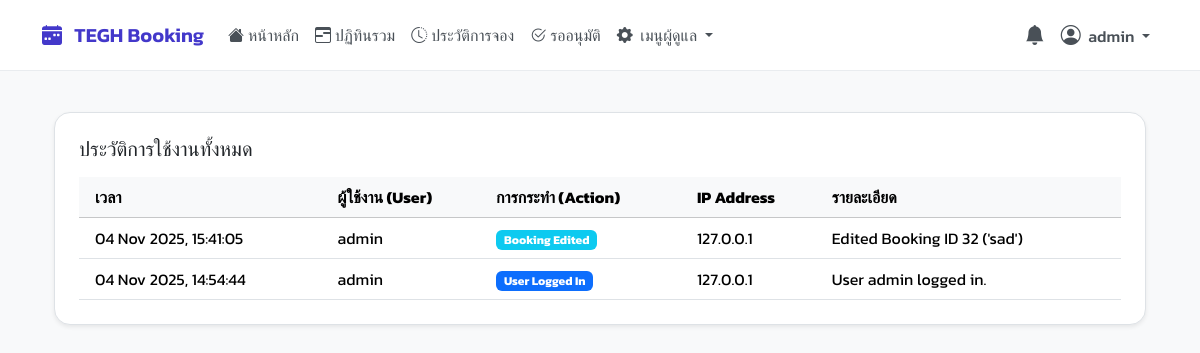
Before: /manage/audit-log/ (signed in) with the older database file.
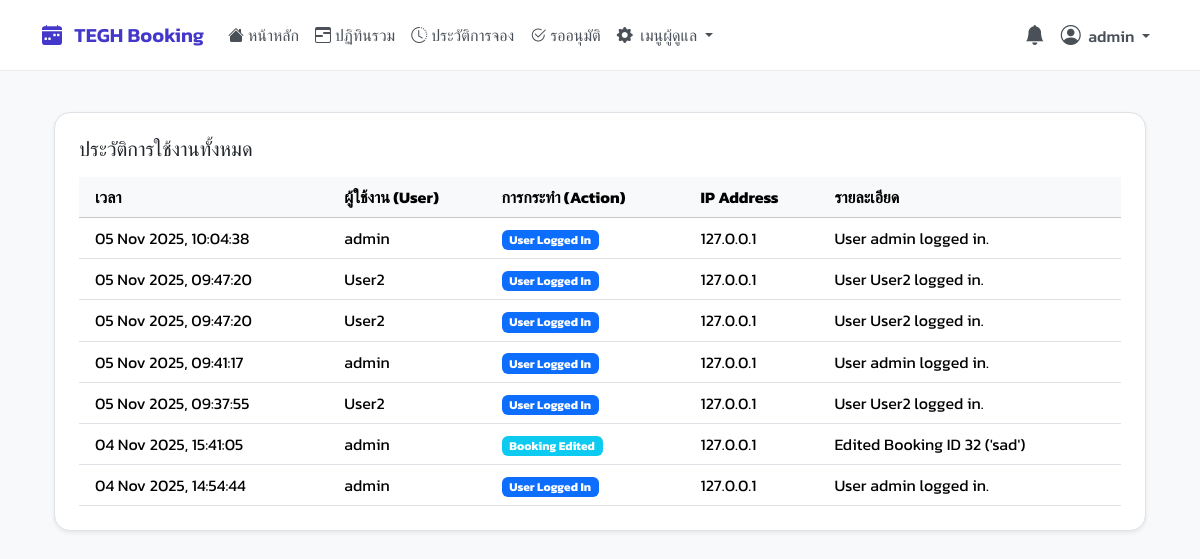
After: the same page with the newer database file.
### booking/models.py (models this page shows, shortened)
class AuditLog(models.Model):
    ACTION_CHOICES = [
        ('LOGIN', 'User Logged In'),
        ('BOOKING_CREATED', 'Booking Created'),
        ('BOOKING_EDITED', 'Booking Edited'),
        ('BOOKING_CANCELLED', 'Booking Cancelled'),
        ('BOOKING_APPROVED', 'Booking Approved'),
        ('BOOKING_REJECTED', 'Booking Rejected'),
    ]
    user = models.ForeignKey(User, on_delete=models.SET_NULL, null=True, blank=True)
    action = models.CharField(max_length=20, choices=ACTION_CHOICES)
    timestamp = models.DateTimeField(auto_now_add=True)
    details = models.TextField(blank=True, null=True)
    ip_address = models.GenericIPAddressField(null=True, blank=True)
    class Meta:
        ordering = ['-timestamp']

### booking/views.py (the view)
# urls.py: path('manage/audit-log/', views.audit_log_view, name='audit_log'),
@login_required
@user_passes_test(is_admin)
def audit_log_view(request):
    log_list = AuditLog.objects.all().select_related('user').order_by('-timestamp')
    paginator = Paginator(log_list, 25)
    page_number = request.GET.get('page')
    page_obj = paginator.get_page(page_number)
    context = get_base_context(request)
    context.update({'page_obj': page_obj})
    return render(request, 'pages/audit_log.html', context)

### booking/views.py (called while the page is built)
def is_admin(user):
    return user.is_authenticated and (user.is_superuser or user.groups.filter(name='Admin').exists())

def is_approver_or_admin(user):
    return user.is_authenticated and (user.is_superuser or user.groups.filter(name__in=['Approver', 'Admin']).exists())

### templates/pages/audit_log.html (shortened to what this page needs)
{% extends 'base.html' %}
{% load static %}
{% block content %}
<div class="container-fluid py-4">
    <div class="content-card shadow-sm border p-3 p-md-4">
        <h5 class="mb-3">ประวัติการใช้งานทั้งหมด</h5>
        <div class="table-responsive">
            <table class="table table-hover mb-0 align-middle">
                <thead class="table-light">
                    <tr>
                        <th scope="col" class="ps-3">เวลา</th>
                        <th scope="col">ผู้ใช้งาน (User)</th>
                        <th scope="col">การกระทำ (Action)</th>
                        <th scope="col">IP Address</th>
                        <th scope="col">รายละเอียด</th>
                    </tr>
                </thead>
                <tbody>
                    {% for log in page_obj %}
                    <tr>
                        <td class="ps-3">{{ log.timestamp|date:"d M Y, H:i:s" }}</td>
                        <td>
                            {% if log.user %}
                                {{ log.user.username }}
                            {% else %}
                                <span class="text-muted small">(N/A)</span>
                            {% endif %}
                        </td>
                        <td>
                            <span class="badge
                                {% if log.action == 'LOGIN' %}bg-primary
                                {% elif log.action == 'BOOKING_CREATED' %}bg-success
                                {% elif log.action == 'BOOKING_EDITED' %}bg-info
                                {% elif log.action == 'BOOKING_APPROVED' %}bg-success
                                {% elif log.action == 'BOOKING_REJECTED' %}bg-warning text-dark
                                {% elif log.action == 'BOOKING_CANCELLED' %}bg-danger
                                {% else %}bg-secondary{% endif %}">
                                {{ log.get_action_display }}
                            </span>
                        </td>
                        <td>{{ log.ip_address|default:"-" }}</td>
                        <td>{{ log.details|default:"-" }}</td>
                    </tr>
                    {% endfor %}
                </tbody>
            </table>
        </div>
    </div>
</div>
{% endblock %}

### templates/base.html (shortened to what this page needs)
{% load static %}
<!DOCTYPE html>
<html lang="th">
<head>
    <link href="https://cdn.jsdelivr.net/npm/bootstrap@5.3.3/dist/css/bootstrap.min.css" rel="stylesheet">
    <link rel="stylesheet" href="https://cdn.jsdelivr.net/npm/bootstrap-icons@1.11.3/font/bootstrap-icons.min.css">
    <link href="https://cdn.jsdelivr.net/npm/select2@4.1.0-rc.0/dist/css/select2.min.css" rel="stylesheet" />
    <link rel="stylesheet" href="https://cdn.jsdelivr.net/npm/select2-bootstrap-5-theme@1.3.0/dist/select2-bootstrap-5-theme.min.css" />
    <link rel="stylesheet" href="{% static 'css/theme.css' %}">
</head>
<body>
    <nav class="navbar navbar-expand-lg fixed-top" id="main-navbar">
        <div class="container-xl">
            <a class="navbar-brand" href="{% url 'dashboard' %}">
                <i class="bi bi-calendar-week-fill me-2"></i> TEGH Booking
            </a>
            <div class="collapse navbar-collapse" id="mainNavbar">
                <ul class="navbar-nav me-auto mb-2 mb-lg-0">
                    {% for item in menu_items %}
                        {% if item.show %}
                            <li class="nav-item">
                                <a class="nav-link {% if item.active %}active{% endif %} d-flex align-items-center" href="{% url item.url_name %}">
                                    <i class="{{ item.icon }} me-1"></i>
                                    {{ item.label }}
                                </a>
                            </li>
                        {% endif %}
                    {% endfor %}
                    {% if is_admin_user %}
                    <li class="nav-item dropdown">
                        <a class="nav-link dropdown-toggle" href="#" id="adminMenuDropdown" role="button" data-bs-toggle="dropdown" aria-expanded="false">
                            <i class="bi bi-gear-fill me-1"></i>
                            เมนูผู้ดูแล
                        </a>
                    </li>
                    {% endif %}
                </ul>
                <ul class="navbar-nav ms-auto mb-2 mb-lg-0">
                    {% if user.is_authenticated %}
                    {% if is_admin_user %}
                    <li class="nav-item dropdown">
                        <a class="nav-link" href="#" id="notificationBell" role="button" data-bs-toggle="dropdown" aria-expanded="false"
                            title="รายการแจ้งเตือน" data-bs-toggle="tooltip" data-bs-placement="bottom">
                            <i class="bi bi-bell-fill fs-5"></i>
                        </a>
                    </li>
                    {% endif %}
                    <li class="nav-item dropdown">
                        <a class="nav-link dropdown-toggle" href="#" id="navbarUserDropdown" role="button" data-bs-toggle="dropdown" aria-expanded="false">
                            <i class="bi bi-person-circle fs-5 me-1"></i>
                            <span class="d-none d-lg-inline">{{ user.get_full_name|default:user.username }}</span>
                        </a>
                    </li>
                    {% endif %}
                </ul>
            </div>
        </div>
    </nav>
    <main class="container-xl main-content-wrapper" id="main-content">
        {% block content %}
        {% endblock %}
    </main>
</body>
</html>

Changed rows visible on the page:
added AuditLog: timestamp "05 Nov 2025, 10:04:38", user.username "admin", action "User Logged In", ip_address "127.0.0.1", details "User admin logged in."
added AuditLog: timestamp "05 Nov 2025, 09:47:20", user.username "User2", action "User Logged In", ip_address "127.0.0.1", details "User User2 logged in."
added AuditLog: timestamp "05 Nov 2025, 09:47:20", user.username "User2", action "User Logged In", ip_address "127.0.0.1", details "User User2 logged in."
added AuditLog: timestamp "05 Nov 2025, 09:41:17", user.username "admin", action "User Logged In", ip_address "127.0.0.1", details "User admin logged in."
added AuditLog: timestamp "05 Nov 2025, 09:37:55", user.username "User2", action "User Logged In", ip_address "127.0.0.1", details "User User2 logged in."
